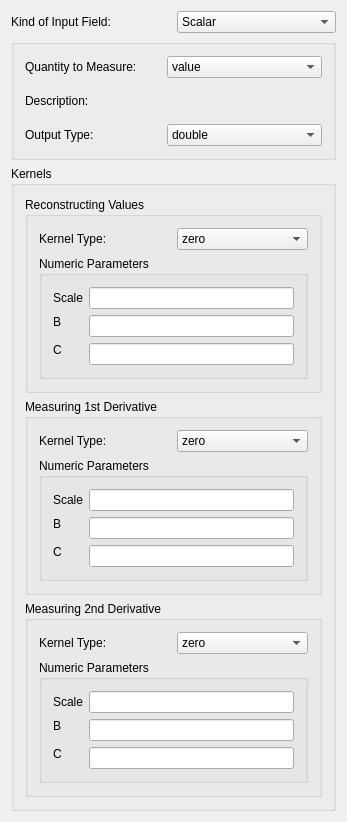
<?xml version="1.0" encoding="UTF-8"?>
<ui version="4.0">
 <class>BuildDerivedNrrdWithGage</class>
 <widget class="QDialog" name="BuildDerivedNrrdWithGage">
  <property name="geometry">
   <rect>
    <x>0</x>
    <y>0</y>
    <width>347</width>
    <height>822</height>
   </rect>
  </property>
  <property name="minimumSize">
   <size>
    <width>301</width>
    <height>95</height>
   </size>
  </property>
  <property name="windowTitle">
   <string>BuildDerivedNrrdWithGage</string>
  </property>
  <layout class="QGridLayout" name="gridLayout_8">
   <item row="0" column="0">
    <widget class="QLabel" name="label">
     <property name="text">
      <string>Kind of Input Field:</string>
     </property>
    </widget>
   </item>
   <item row="0" column="1">
    <widget class="QComboBox" name="comboBox">
     <item>
      <property name="text">
       <string>Scalar</string>
      </property>
     </item>
     <item>
      <property name="text">
       <string>Vector</string>
      </property>
     </item>
    </widget>
   </item>
   <item row="1" column="0" colspan="2">
    <widget class="QGroupBox" name="groupBox">
     <property name="title">
      <string/>
     </property>
     <layout class="QGridLayout" name="gridLayout">
      <item row="2" column="0" colspan="2">
       <widget class="QLabel" name="label_5">
        <property name="text">
         <string>Output Type:</string>
        </property>
       </widget>
      </item>
      <item row="1" column="0" colspan="2">
       <widget class="QLabel" name="label_3">
        <property name="text">
         <string>Description:</string>
        </property>
       </widget>
      </item>
      <item row="2" column="3">
       <widget class="QComboBox" name="comboBox_3">
        <item>
         <property name="text">
          <string>double</string>
         </property>
        </item>
        <item>
         <property name="text">
          <string>float</string>
         </property>
        </item>
        <item>
         <property name="text">
          <string>default</string>
         </property>
        </item>
       </widget>
      </item>
      <item row="0" column="3">
       <widget class="QComboBox" name="comboBox_2">
        <item>
         <property name="text">
          <string>value</string>
         </property>
        </item>
        <item>
         <property name="text">
          <string>gradient vector</string>
         </property>
        </item>
        <item>
         <property name="text">
          <string>gradient magnitude</string>
         </property>
        </item>
        <item>
         <property name="text">
          <string>normalized gradient</string>
         </property>
        </item>
        <item>
         <property name="text">
          <string>tangent projector</string>
         </property>
        </item>
        <item>
         <property name="text">
          <string>Hessian</string>
         </property>
        </item>
        <item>
         <property name="text">
          <string>Laplacian</string>
         </property>
        </item>
        <item>
         <property name="text">
          <string>Frob(Hessian)</string>
         </property>
        </item>
        <item>
         <property name="text">
          <string>2nd DD along gradient</string>
         </property>
        </item>
        <item>
         <property name="text">
          <string>geometry tensor</string>
         </property>
        </item>
        <item>
         <property name="text">
          <string>kappa1</string>
         </property>
        </item>
        <item>
         <property name="text">
          <string>kappa2</string>
         </property>
        </item>
        <item>
         <property name="text">
          <string>total curvature</string>
         </property>
        </item>
        <item>
         <property name="text">
          <string>shape trace</string>
         </property>
        </item>
        <item>
         <property name="text">
          <string>shape index</string>
         </property>
        </item>
        <item>
         <property name="text">
          <string>mean curvature</string>
         </property>
        </item>
        <item>
         <property name="text">
          <string>Gaussian curvature</string>
         </property>
        </item>
        <item>
         <property name="text">
          <string>1st curvature direction</string>
         </property>
        </item>
        <item>
         <property name="text">
          <string>2nd curvature direction</string>
         </property>
        </item>
        <item>
         <property name="text">
          <string>flowline curvature</string>
         </property>
        </item>
        <item>
         <property name="text">
          <string>Hessian eigenvalues</string>
         </property>
        </item>
        <item>
         <property name="text">
          <string>median</string>
         </property>
        </item>
       </widget>
      </item>
      <item row="0" column="0" colspan="2">
       <widget class="QLabel" name="label_2">
        <property name="text">
         <string>Quantity to Measure:</string>
        </property>
       </widget>
      </item>
      <item row="1" column="3">
       <widget class="QLabel" name="label_4">
        <property name="text">
         <string/>
        </property>
       </widget>
      </item>
     </layout>
    </widget>
   </item>
   <item row="2" column="0" colspan="2">
    <widget class="QGroupBox" name="groupBox_2">
     <property name="title">
      <string>Kernels</string>
     </property>
     <layout class="QVBoxLayout" name="verticalLayout">
      <item>
       <widget class="QGroupBox" name="groupBox_3">
        <property name="title">
         <string>Reconstructing Values</string>
        </property>
        <layout class="QGridLayout" name="gridLayout_3">
         <item row="0" column="0">
          <widget class="QLabel" name="label_6">
           <property name="text">
            <string>Kernel Type:</string>
           </property>
          </widget>
         </item>
         <item row="0" column="1">
          <widget class="QComboBox" name="comboBox_4">
           <item>
            <property name="text">
             <string>zero</string>
            </property>
           </item>
           <item>
            <property name="text">
             <string>box</string>
            </property>
           </item>
           <item>
            <property name="text">
             <string>tent</string>
            </property>
           </item>
           <item>
            <property name="text">
             <string>cubic</string>
            </property>
           </item>
           <item>
            <property name="text">
             <string>quartic</string>
            </property>
           </item>
           <item>
            <property name="text">
             <string>gaussian</string>
            </property>
           </item>
           <item>
            <property name="text">
             <string>hann</string>
            </property>
           </item>
           <item>
            <property name="text">
             <string>blackman</string>
            </property>
           </item>
          </widget>
         </item>
         <item row="1" column="0" colspan="2">
          <widget class="QGroupBox" name="groupBox_4">
           <property name="title">
            <string>Numeric Parameters</string>
           </property>
           <layout class="QGridLayout" name="gridLayout_2">
            <item row="0" column="0">
             <widget class="QLabel" name="label_7">
              <property name="text">
               <string>Scale</string>
              </property>
             </widget>
            </item>
            <item row="0" column="1">
             <widget class="QLineEdit" name="lineEdit"/>
            </item>
            <item row="1" column="0">
             <widget class="QLabel" name="label_8">
              <property name="text">
               <string>B</string>
              </property>
             </widget>
            </item>
            <item row="1" column="1" rowspan="2">
             <widget class="QLineEdit" name="lineEdit_2"/>
            </item>
            <item row="2" column="0" rowspan="2">
             <widget class="QLabel" name="label_9">
              <property name="text">
               <string>C</string>
              </property>
             </widget>
            </item>
            <item row="3" column="1">
             <widget class="QLineEdit" name="lineEdit_3"/>
            </item>
           </layout>
          </widget>
         </item>
        </layout>
       </widget>
      </item>
      <item>
       <widget class="QGroupBox" name="groupBox_5">
        <property name="title">
         <string>Measuring 1st Derivative</string>
        </property>
        <layout class="QGridLayout" name="gridLayout_4">
         <item row="0" column="0">
          <widget class="QLabel" name="label_10">
           <property name="text">
            <string>Kernel Type:</string>
           </property>
          </widget>
         </item>
         <item row="0" column="1">
          <widget class="QComboBox" name="comboBox_5">
           <item>
            <property name="text">
             <string>zero</string>
            </property>
           </item>
           <item>
            <property name="text">
             <string>box</string>
            </property>
           </item>
           <item>
            <property name="text">
             <string>forwdiff</string>
            </property>
           </item>
           <item>
            <property name="text">
             <string>centdiff</string>
            </property>
           </item>
           <item>
            <property name="text">
             <string>cubicd</string>
            </property>
           </item>
           <item>
            <property name="text">
             <string>quarticd</string>
            </property>
           </item>
           <item>
            <property name="text">
             <string>gaussiand</string>
            </property>
           </item>
           <item>
            <property name="text">
             <string>hannd</string>
            </property>
           </item>
           <item>
            <property name="text">
             <string>blackmand</string>
            </property>
           </item>
          </widget>
         </item>
         <item row="1" column="0" colspan="2">
          <widget class="QGroupBox" name="groupBox_6">
           <property name="title">
            <string>Numeric Parameters</string>
           </property>
           <layout class="QGridLayout" name="gridLayout_5">
            <item row="0" column="0">
             <widget class="QLabel" name="label_11">
              <property name="text">
               <string>Scale</string>
              </property>
             </widget>
            </item>
            <item row="0" column="1">
             <widget class="QLineEdit" name="lineEdit_4"/>
            </item>
            <item row="1" column="0">
             <widget class="QLabel" name="label_12">
              <property name="text">
               <string>B</string>
              </property>
             </widget>
            </item>
            <item row="1" column="1" rowspan="2">
             <widget class="QLineEdit" name="lineEdit_5"/>
            </item>
            <item row="2" column="0" rowspan="2">
             <widget class="QLabel" name="label_13">
              <property name="text">
               <string>C</string>
              </property>
             </widget>
            </item>
            <item row="3" column="1">
             <widget class="QLineEdit" name="lineEdit_6"/>
            </item>
           </layout>
          </widget>
         </item>
        </layout>
       </widget>
      </item>
      <item>
       <widget class="QGroupBox" name="groupBox_7">
        <property name="title">
         <string>Measuring 2nd Derivative</string>
        </property>
        <layout class="QGridLayout" name="gridLayout_6">
         <item row="0" column="0">
          <widget class="QLabel" name="label_14">
           <property name="text">
            <string>Kernel Type:</string>
           </property>
          </widget>
         </item>
         <item row="0" column="1">
          <widget class="QComboBox" name="comboBox_6">
           <item>
            <property name="text">
             <string>zero</string>
            </property>
           </item>
           <item>
            <property name="text">
             <string>box</string>
            </property>
           </item>
           <item>
            <property name="text">
             <string>cubicdd</string>
            </property>
           </item>
           <item>
            <property name="text">
             <string>quarticdd</string>
            </property>
           </item>
           <item>
            <property name="text">
             <string>gaussiandd</string>
            </property>
           </item>
           <item>
            <property name="text">
             <string>hanndd</string>
            </property>
           </item>
           <item>
            <property name="text">
             <string>blackmandd</string>
            </property>
           </item>
          </widget>
         </item>
         <item row="1" column="0" colspan="2">
          <widget class="QGroupBox" name="groupBox_8">
           <property name="title">
            <string>Numeric Parameters</string>
           </property>
           <layout class="QGridLayout" name="gridLayout_7">
            <item row="0" column="0">
             <widget class="QLabel" name="label_15">
              <property name="text">
               <string>Scale</string>
              </property>
             </widget>
            </item>
            <item row="0" column="1">
             <widget class="QLineEdit" name="lineEdit_7"/>
            </item>
            <item row="1" column="0">
             <widget class="QLabel" name="label_16">
              <property name="text">
               <string>B</string>
              </property>
             </widget>
            </item>
            <item row="1" column="1" rowspan="2">
             <widget class="QLineEdit" name="lineEdit_8"/>
            </item>
            <item row="2" column="0" rowspan="2">
             <widget class="QLabel" name="label_17">
              <property name="text">
               <string>C</string>
              </property>
             </widget>
            </item>
            <item row="3" column="1">
             <widget class="QLineEdit" name="lineEdit_9"/>
            </item>
           </layout>
          </widget>
         </item>
        </layout>
       </widget>
      </item>
     </layout>
    </widget>
   </item>
  </layout>
 </widget>
 <layoutdefault spacing="6" margin="11"/>
 <resources/>
 <connections/>
</ui>
